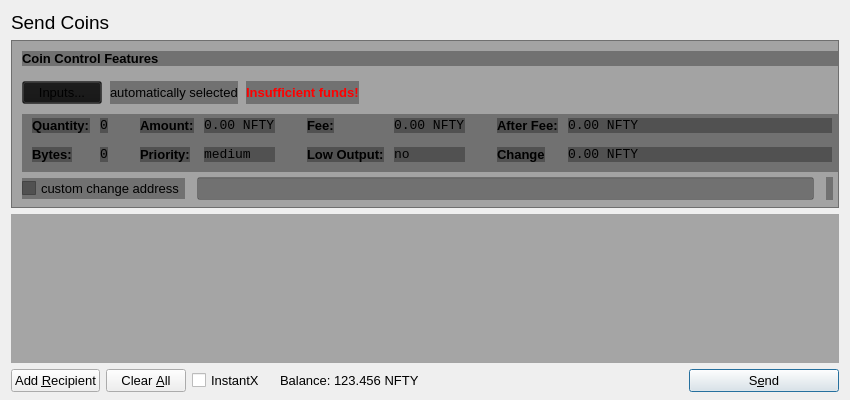
<?xml version="1.0" encoding="UTF-8"?>
<ui version="4.0">
 <class>SendCoinsDialog</class>
 <widget class="QDialog" name="SendCoinsDialog">
  <property name="geometry">
   <rect>
    <x>0</x>
    <y>0</y>
    <width>850</width>
    <height>400</height>
   </rect>
  </property>
  <property name="windowTitle">
   <string>Send Coins</string>
  </property>
  <property name="styleSheet">
   <string notr="true"/>
  </property>
  <layout class="QVBoxLayout" name="verticalLayout" stretch="0,0,1,0">
   <property name="bottomMargin">
    <number>8</number>
   </property>
   <item>
    <widget class="QLabel" name="label_2">
     <property name="font">
      <font>
       <pointsize>14</pointsize>
      </font>
     </property>
     <property name="text">
      <string>Send Coins</string>
     </property>
    </widget>
   </item>
   <item>
    <widget class="QFrame" name="frameCoinControl">
     <property name="sizePolicy">
      <sizepolicy hsizetype="Expanding" vsizetype="Expanding">
       <horstretch>0</horstretch>
       <verstretch>0</verstretch>
      </sizepolicy>
     </property>
     <property name="maximumSize">
      <size>
       <width>16777215</width>
       <height>16777215</height>
      </size>
     </property>
     <property name="styleSheet">
      <string notr="true">background: transparent;
background-color: rgb(20, 20, 20, 0.35);
</string>
     </property>
     <property name="frameShape">
      <enum>QFrame::StyledPanel</enum>
     </property>
     <property name="frameShadow">
      <enum>QFrame::Sunken</enum>
     </property>
     <layout class="QVBoxLayout" name="verticalLayoutCoinControl2">
      <property name="spacing">
       <number>6</number>
      </property>
      <property name="leftMargin">
       <number>0</number>
      </property>
      <property name="topMargin">
       <number>0</number>
      </property>
      <property name="rightMargin">
       <number>0</number>
      </property>
      <property name="bottomMargin">
       <number>6</number>
      </property>
      <item>
       <layout class="QVBoxLayout" name="verticalLayoutCoinControl" stretch="0,0,0,0,1">
        <property name="spacing">
         <number>0</number>
        </property>
        <property name="leftMargin">
         <number>10</number>
        </property>
        <property name="topMargin">
         <number>10</number>
        </property>
        <item>
         <layout class="QHBoxLayout" name="horizontalLayoutCoinControl1">
          <property name="bottomMargin">
           <number>15</number>
          </property>
          <item>
           <widget class="QLabel" name="labelCoinControlFeatures">
            <property name="sizePolicy">
             <sizepolicy hsizetype="Preferred" vsizetype="Maximum">
              <horstretch>0</horstretch>
              <verstretch>0</verstretch>
             </sizepolicy>
            </property>
            <property name="font">
             <font>
              <pointsize>10</pointsize>
              <weight>75</weight>
              <bold>true</bold>
             </font>
            </property>
            <property name="styleSheet">
             <string notr="true">font-weight:bold;</string>
            </property>
            <property name="text">
             <string>Coin Control Features</string>
            </property>
           </widget>
          </item>
         </layout>
        </item>
        <item>
         <layout class="QHBoxLayout" name="horizontalLayoutCoinControl2" stretch="0,0,0,0">
          <property name="spacing">
           <number>8</number>
          </property>
          <property name="bottomMargin">
           <number>10</number>
          </property>
          <item>
           <widget class="QPushButton" name="pushButtonCoinControl">
            <property name="font">
             <font>
              <pointsize>10</pointsize>
             </font>
            </property>
            <property name="styleSheet">
             <string notr="true"/>
            </property>
            <property name="text">
             <string>Inputs...</string>
            </property>
           </widget>
          </item>
          <item>
           <widget class="QLabel" name="labelCoinControlAutomaticallySelected">
            <property name="font">
             <font>
              <pointsize>10</pointsize>
             </font>
            </property>
            <property name="text">
             <string>automatically selected</string>
            </property>
            <property name="margin">
             <number>5</number>
            </property>
           </widget>
          </item>
          <item>
           <widget class="QLabel" name="labelCoinControlInsuffFunds">
            <property name="font">
             <font>
              <pointsize>10</pointsize>
              <weight>75</weight>
              <bold>true</bold>
             </font>
            </property>
            <property name="styleSheet">
             <string notr="true">color:red;font-weight:bold;</string>
            </property>
            <property name="text">
             <string>Insufficient funds!</string>
            </property>
            <property name="margin">
             <number>5</number>
            </property>
           </widget>
          </item>
          <item>
           <spacer name="horizontalSpacerCoinControl">
            <property name="orientation">
             <enum>Qt::Horizontal</enum>
            </property>
            <property name="sizeHint" stdset="0">
             <size>
              <width>40</width>
              <height>1</height>
             </size>
            </property>
           </spacer>
          </item>
         </layout>
        </item>
        <item>
         <widget class="QWidget" name="widgetCoinControl" native="true">
          <property name="sizePolicy">
           <sizepolicy hsizetype="Preferred" vsizetype="Preferred">
            <horstretch>0</horstretch>
            <verstretch>0</verstretch>
           </sizepolicy>
          </property>
          <property name="minimumSize">
           <size>
            <width>0</width>
            <height>0</height>
           </size>
          </property>
          <property name="styleSheet">
           <string notr="true"/>
          </property>
          <layout class="QHBoxLayout" name="horizontalLayoutCoinControl5">
           <property name="leftMargin">
            <number>0</number>
           </property>
           <property name="topMargin">
            <number>0</number>
           </property>
           <property name="rightMargin">
            <number>0</number>
           </property>
           <property name="bottomMargin">
            <number>0</number>
           </property>
           <item>
            <layout class="QHBoxLayout" name="horizontalLayoutCoinControl3" stretch="0,0,0,1">
             <property name="spacing">
              <number>20</number>
             </property>
             <property name="topMargin">
              <number>0</number>
             </property>
             <property name="bottomMargin">
              <number>10</number>
             </property>
             <item>
              <layout class="QFormLayout" name="formLayoutCoinControl1">
               <property name="horizontalSpacing">
                <number>10</number>
               </property>
               <property name="verticalSpacing">
                <number>14</number>
               </property>
               <property name="leftMargin">
                <number>10</number>
               </property>
               <property name="topMargin">
                <number>4</number>
               </property>
               <property name="rightMargin">
                <number>6</number>
               </property>
               <item row="0" column="0">
                <widget class="QLabel" name="labelCoinControlQuantityText">
                 <property name="font">
                  <font>
                   <pointsize>10</pointsize>
                   <weight>75</weight>
                   <bold>true</bold>
                  </font>
                 </property>
                 <property name="styleSheet">
                  <string notr="true">font-weight:bold;</string>
                 </property>
                 <property name="text">
                  <string>Quantity:</string>
                 </property>
                 <property name="margin">
                  <number>0</number>
                 </property>
                </widget>
               </item>
               <item row="0" column="1">
                <widget class="QLabel" name="labelCoinControlQuantity">
                 <property name="font">
                  <font>
                   <family>Monospace</family>
                   <pointsize>10</pointsize>
                  </font>
                 </property>
                 <property name="cursor">
                  <cursorShape>IBeamCursor</cursorShape>
                 </property>
                 <property name="contextMenuPolicy">
                  <enum>Qt::ActionsContextMenu</enum>
                 </property>
                 <property name="text">
                  <string>0</string>
                 </property>
                 <property name="margin">
                  <number>0</number>
                 </property>
                 <property name="textInteractionFlags">
                  <set>Qt::LinksAccessibleByMouse|Qt::TextSelectableByKeyboard|Qt::TextSelectableByMouse</set>
                 </property>
                </widget>
               </item>
               <item row="1" column="0">
                <widget class="QLabel" name="labelCoinControlBytesText">
                 <property name="font">
                  <font>
                   <pointsize>10</pointsize>
                   <weight>75</weight>
                   <bold>true</bold>
                  </font>
                 </property>
                 <property name="styleSheet">
                  <string notr="true">font-weight:bold;</string>
                 </property>
                 <property name="text">
                  <string>Bytes:</string>
                 </property>
                </widget>
               </item>
               <item row="1" column="1">
                <widget class="QLabel" name="labelCoinControlBytes">
                 <property name="font">
                  <font>
                   <family>Monospace</family>
                   <pointsize>10</pointsize>
                  </font>
                 </property>
                 <property name="cursor">
                  <cursorShape>IBeamCursor</cursorShape>
                 </property>
                 <property name="contextMenuPolicy">
                  <enum>Qt::ActionsContextMenu</enum>
                 </property>
                 <property name="text">
                  <string>0</string>
                 </property>
                 <property name="textInteractionFlags">
                  <set>Qt::LinksAccessibleByMouse|Qt::TextSelectableByKeyboard|Qt::TextSelectableByMouse</set>
                 </property>
                </widget>
               </item>
              </layout>
             </item>
             <item>
              <layout class="QFormLayout" name="formLayoutCoinControl2">
               <property name="horizontalSpacing">
                <number>10</number>
               </property>
               <property name="verticalSpacing">
                <number>14</number>
               </property>
               <property name="leftMargin">
                <number>6</number>
               </property>
               <property name="topMargin">
                <number>4</number>
               </property>
               <property name="rightMargin">
                <number>6</number>
               </property>
               <item row="0" column="0">
                <widget class="QLabel" name="labelCoinControlAmountText">
                 <property name="font">
                  <font>
                   <pointsize>10</pointsize>
                   <weight>75</weight>
                   <bold>true</bold>
                  </font>
                 </property>
                 <property name="styleSheet">
                  <string notr="true">font-weight:bold;</string>
                 </property>
                 <property name="text">
                  <string>Amount:</string>
                 </property>
                 <property name="margin">
                  <number>0</number>
                 </property>
                </widget>
               </item>
               <item row="0" column="1">
                <widget class="QLabel" name="labelCoinControlAmount">
                 <property name="font">
                  <font>
                   <family>Monospace</family>
                   <pointsize>10</pointsize>
                  </font>
                 </property>
                 <property name="cursor">
                  <cursorShape>IBeamCursor</cursorShape>
                 </property>
                 <property name="contextMenuPolicy">
                  <enum>Qt::ActionsContextMenu</enum>
                 </property>
                 <property name="text">
                  <string>0.00 NFTY</string>
                 </property>
                 <property name="textInteractionFlags">
                  <set>Qt::LinksAccessibleByMouse|Qt::TextSelectableByKeyboard|Qt::TextSelectableByMouse</set>
                 </property>
                </widget>
               </item>
               <item row="1" column="0">
                <widget class="QLabel" name="labelCoinControlPriorityText">
                 <property name="font">
                  <font>
                   <pointsize>10</pointsize>
                   <weight>75</weight>
                   <bold>true</bold>
                  </font>
                 </property>
                 <property name="styleSheet">
                  <string notr="true">font-weight:bold;</string>
                 </property>
                 <property name="text">
                  <string>Priority:</string>
                 </property>
                </widget>
               </item>
               <item row="1" column="1">
                <widget class="QLabel" name="labelCoinControlPriority">
                 <property name="font">
                  <font>
                   <family>Monospace</family>
                   <pointsize>10</pointsize>
                  </font>
                 </property>
                 <property name="cursor">
                  <cursorShape>IBeamCursor</cursorShape>
                 </property>
                 <property name="contextMenuPolicy">
                  <enum>Qt::ActionsContextMenu</enum>
                 </property>
                 <property name="text">
                  <string>medium</string>
                 </property>
                 <property name="textInteractionFlags">
                  <set>Qt::LinksAccessibleByMouse|Qt::TextSelectableByKeyboard|Qt::TextSelectableByMouse</set>
                 </property>
                </widget>
               </item>
              </layout>
             </item>
             <item>
              <layout class="QFormLayout" name="formLayoutCoinControl3">
               <property name="horizontalSpacing">
                <number>10</number>
               </property>
               <property name="verticalSpacing">
                <number>14</number>
               </property>
               <property name="leftMargin">
                <number>6</number>
               </property>
               <property name="topMargin">
                <number>4</number>
               </property>
               <property name="rightMargin">
                <number>6</number>
               </property>
               <item row="0" column="0">
                <widget class="QLabel" name="labelCoinControlFeeText">
                 <property name="font">
                  <font>
                   <pointsize>10</pointsize>
                   <weight>75</weight>
                   <bold>true</bold>
                  </font>
                 </property>
                 <property name="styleSheet">
                  <string notr="true">font-weight:bold;</string>
                 </property>
                 <property name="text">
                  <string>Fee:</string>
                 </property>
                 <property name="margin">
                  <number>0</number>
                 </property>
                </widget>
               </item>
               <item row="0" column="1">
                <widget class="QLabel" name="labelCoinControlFee">
                 <property name="font">
                  <font>
                   <family>Monospace</family>
                   <pointsize>10</pointsize>
                  </font>
                 </property>
                 <property name="cursor">
                  <cursorShape>IBeamCursor</cursorShape>
                 </property>
                 <property name="contextMenuPolicy">
                  <enum>Qt::ActionsContextMenu</enum>
                 </property>
                 <property name="text">
                  <string>0.00 NFTY</string>
                 </property>
                 <property name="textInteractionFlags">
                  <set>Qt::LinksAccessibleByMouse|Qt::TextSelectableByKeyboard|Qt::TextSelectableByMouse</set>
                 </property>
                </widget>
               </item>
               <item row="1" column="0">
                <widget class="QLabel" name="labelCoinControlLowOutputText">
                 <property name="font">
                  <font>
                   <pointsize>10</pointsize>
                   <weight>75</weight>
                   <bold>true</bold>
                  </font>
                 </property>
                 <property name="styleSheet">
                  <string notr="true">font-weight:bold;</string>
                 </property>
                 <property name="text">
                  <string>Low Output:</string>
                 </property>
                </widget>
               </item>
               <item row="1" column="1">
                <widget class="QLabel" name="labelCoinControlLowOutput">
                 <property name="font">
                  <font>
                   <family>Monospace</family>
                   <pointsize>10</pointsize>
                  </font>
                 </property>
                 <property name="cursor">
                  <cursorShape>IBeamCursor</cursorShape>
                 </property>
                 <property name="contextMenuPolicy">
                  <enum>Qt::ActionsContextMenu</enum>
                 </property>
                 <property name="text">
                  <string>no</string>
                 </property>
                 <property name="textInteractionFlags">
                  <set>Qt::LinksAccessibleByMouse|Qt::TextSelectableByKeyboard|Qt::TextSelectableByMouse</set>
                 </property>
                </widget>
               </item>
              </layout>
             </item>
             <item>
              <layout class="QFormLayout" name="formLayoutCoinControl4">
               <property name="horizontalSpacing">
                <number>10</number>
               </property>
               <property name="verticalSpacing">
                <number>14</number>
               </property>
               <property name="leftMargin">
                <number>6</number>
               </property>
               <property name="topMargin">
                <number>4</number>
               </property>
               <property name="rightMargin">
                <number>6</number>
               </property>
               <item row="0" column="0">
                <widget class="QLabel" name="labelCoinControlAfterFeeText">
                 <property name="font">
                  <font>
                   <pointsize>10</pointsize>
                   <weight>75</weight>
                   <bold>true</bold>
                  </font>
                 </property>
                 <property name="styleSheet">
                  <string notr="true">font-weight:bold;</string>
                 </property>
                 <property name="text">
                  <string>After Fee:</string>
                 </property>
                 <property name="margin">
                  <number>0</number>
                 </property>
                </widget>
               </item>
               <item row="0" column="1">
                <widget class="QLabel" name="labelCoinControlAfterFee">
                 <property name="font">
                  <font>
                   <family>Monospace</family>
                   <pointsize>10</pointsize>
                  </font>
                 </property>
                 <property name="cursor">
                  <cursorShape>IBeamCursor</cursorShape>
                 </property>
                 <property name="contextMenuPolicy">
                  <enum>Qt::ActionsContextMenu</enum>
                 </property>
                 <property name="text">
                  <string>0.00 NFTY</string>
                 </property>
                 <property name="textInteractionFlags">
                  <set>Qt::LinksAccessibleByMouse|Qt::TextSelectableByKeyboard|Qt::TextSelectableByMouse</set>
                 </property>
                </widget>
               </item>
               <item row="1" column="0">
                <widget class="QLabel" name="labelCoinControlChangeText">
                 <property name="font">
                  <font>
                   <pointsize>10</pointsize>
                   <weight>75</weight>
                   <bold>true</bold>
                  </font>
                 </property>
                 <property name="styleSheet">
                  <string notr="true">font-weight:bold;</string>
                 </property>
                 <property name="text">
                  <string>Change</string>
                 </property>
                </widget>
               </item>
               <item row="1" column="1">
                <widget class="QLabel" name="labelCoinControlChange">
                 <property name="font">
                  <font>
                   <family>Monospace</family>
                   <pointsize>10</pointsize>
                  </font>
                 </property>
                 <property name="cursor">
                  <cursorShape>IBeamCursor</cursorShape>
                 </property>
                 <property name="contextMenuPolicy">
                  <enum>Qt::ActionsContextMenu</enum>
                 </property>
                 <property name="text">
                  <string>0.00 NFTY</string>
                 </property>
                 <property name="textInteractionFlags">
                  <set>Qt::LinksAccessibleByMouse|Qt::TextSelectableByKeyboard|Qt::TextSelectableByMouse</set>
                 </property>
                </widget>
               </item>
              </layout>
             </item>
            </layout>
           </item>
          </layout>
         </widget>
        </item>
        <item>
         <layout class="QHBoxLayout" name="horizontalLayoutCoinControl4" stretch="0,0,0">
          <property name="spacing">
           <number>12</number>
          </property>
          <property name="sizeConstraint">
           <enum>QLayout::SetDefaultConstraint</enum>
          </property>
          <property name="topMargin">
           <number>5</number>
          </property>
          <property name="rightMargin">
           <number>5</number>
          </property>
          <item>
           <widget class="QCheckBox" name="checkBoxCoinControlChange">
            <property name="font">
             <font>
              <pointsize>10</pointsize>
             </font>
            </property>
            <property name="text">
             <string>custom change address</string>
            </property>
           </widget>
          </item>
          <item>
           <widget class="QLineEdit" name="lineEditCoinControlChange">
            <property name="enabled">
             <bool>false</bool>
            </property>
            <property name="sizePolicy">
             <sizepolicy hsizetype="Expanding" vsizetype="Fixed">
              <horstretch>0</horstretch>
              <verstretch>0</verstretch>
             </sizepolicy>
            </property>
            <property name="font">
             <font>
              <pointsize>10</pointsize>
             </font>
            </property>
           </widget>
          </item>
          <item>
           <widget class="QLabel" name="labelCoinControlChangeLabel">
            <property name="sizePolicy">
             <sizepolicy hsizetype="Preferred" vsizetype="Expanding">
              <horstretch>0</horstretch>
              <verstretch>0</verstretch>
             </sizepolicy>
            </property>
            <property name="minimumSize">
             <size>
              <width>0</width>
              <height>0</height>
             </size>
            </property>
            <property name="text">
             <string/>
            </property>
            <property name="margin">
             <number>3</number>
            </property>
           </widget>
          </item>
         </layout>
        </item>
        <item>
         <spacer name="verticalSpacerCoinControl">
          <property name="orientation">
           <enum>Qt::Vertical</enum>
          </property>
          <property name="sizeHint" stdset="0">
           <size>
            <width>800</width>
            <height>1</height>
           </size>
          </property>
         </spacer>
        </item>
       </layout>
      </item>
     </layout>
    </widget>
   </item>
   <item>
    <widget class="QScrollArea" name="scrollArea">
     <property name="styleSheet">
      <string notr="true">background: transparent;
background-color: rgb(20, 20, 20, 0.19);
</string>
     </property>
     <property name="widgetResizable">
      <bool>true</bool>
     </property>
     <widget class="QWidget" name="scrollAreaWidgetContents">
      <property name="geometry">
       <rect>
        <x>0</x>
        <y>0</y>
        <width>830</width>
        <height>133</height>
       </rect>
      </property>
      <layout class="QVBoxLayout" name="verticalLayout_2">
       <property name="leftMargin">
        <number>0</number>
       </property>
       <property name="topMargin">
        <number>0</number>
       </property>
       <property name="rightMargin">
        <number>0</number>
       </property>
       <property name="bottomMargin">
        <number>0</number>
       </property>
       <item>
        <layout class="QVBoxLayout" name="entries">
         <property name="spacing">
          <number>6</number>
         </property>
        </layout>
       </item>
       <item>
        <spacer name="verticalSpacer">
         <property name="orientation">
          <enum>Qt::Vertical</enum>
         </property>
         <property name="sizeHint" stdset="0">
          <size>
           <width>20</width>
           <height>40</height>
          </size>
         </property>
        </spacer>
       </item>
      </layout>
     </widget>
    </widget>
   </item>
   <item>
    <layout class="QHBoxLayout" name="horizontalLayout">
     <item>
      <widget class="QPushButton" name="addButton">
       <property name="font">
        <font>
         <pointsize>10</pointsize>
        </font>
       </property>
       <property name="toolTip">
        <string>Send to multiple recipients at once</string>
       </property>
       <property name="text">
        <string>Add &amp;Recipient</string>
       </property>
       <property name="autoDefault">
        <bool>false</bool>
       </property>
      </widget>
     </item>
     <item>
      <widget class="QPushButton" name="clearButton">
       <property name="sizePolicy">
        <sizepolicy hsizetype="Minimum" vsizetype="Fixed">
         <horstretch>0</horstretch>
         <verstretch>0</verstretch>
        </sizepolicy>
       </property>
       <property name="font">
        <font>
         <pointsize>10</pointsize>
        </font>
       </property>
       <property name="toolTip">
        <string>Remove all transaction fields</string>
       </property>
       <property name="text">
        <string>Clear &amp;All</string>
       </property>
       <property name="autoRepeatDelay">
        <number>300</number>
       </property>
       <property name="autoDefault">
        <bool>false</bool>
       </property>
      </widget>
     </item>
     <item>
      <layout class="QHBoxLayout" name="horizontalLayout_2">
       <property name="spacing">
        <number>3</number>
       </property>
       <item>
        <widget class="QCheckBox" name="checkInstantX">
         <property name="enabled">
          <bool>true</bool>
         </property>
         <property name="minimumSize">
          <size>
           <width>85</width>
           <height>0</height>
          </size>
         </property>
         <property name="font">
          <font>
           <pointsize>10</pointsize>
          </font>
         </property>
         <property name="styleSheet">
          <string notr="true"/>
         </property>
         <property name="text">
          <string>InstantX</string>
         </property>
        </widget>
       </item>
       <item>
        <widget class="QLabel" name="label">
         <property name="sizePolicy">
          <sizepolicy hsizetype="Preferred" vsizetype="Fixed">
           <horstretch>0</horstretch>
           <verstretch>0</verstretch>
          </sizepolicy>
         </property>
         <property name="font">
          <font>
           <pointsize>10</pointsize>
          </font>
         </property>
         <property name="styleSheet">
          <string notr="true"/>
         </property>
         <property name="text">
          <string>Balance:</string>
         </property>
        </widget>
       </item>
       <item>
        <widget class="QLabel" name="labelBalance">
         <property name="sizePolicy">
          <sizepolicy hsizetype="Preferred" vsizetype="Fixed">
           <horstretch>0</horstretch>
           <verstretch>0</verstretch>
          </sizepolicy>
         </property>
         <property name="font">
          <font>
           <pointsize>10</pointsize>
          </font>
         </property>
         <property name="cursor">
          <cursorShape>IBeamCursor</cursorShape>
         </property>
         <property name="styleSheet">
          <string notr="true"/>
         </property>
         <property name="text">
          <string>123.456 NFTY</string>
         </property>
         <property name="textInteractionFlags">
          <set>Qt::LinksAccessibleByMouse|Qt::TextSelectableByKeyboard|Qt::TextSelectableByMouse</set>
         </property>
        </widget>
       </item>
      </layout>
     </item>
     <item>
      <spacer name="horizontalSpacer">
       <property name="orientation">
        <enum>Qt::Horizontal</enum>
       </property>
       <property name="sizeHint" stdset="0">
        <size>
         <width>40</width>
         <height>20</height>
        </size>
       </property>
      </spacer>
     </item>
     <item>
      <widget class="QPushButton" name="sendButton">
       <property name="minimumSize">
        <size>
         <width>150</width>
         <height>0</height>
        </size>
       </property>
       <property name="font">
        <font>
         <pointsize>10</pointsize>
        </font>
       </property>
       <property name="toolTip">
        <string>Confirm the send action</string>
       </property>
       <property name="text">
        <string>S&amp;end</string>
       </property>
       <property name="icon">
        <iconset resource="../bitcoin.qrc">
         <normaloff>:/icons/send</normaloff>:/icons/send</iconset>
       </property>
       <property name="default">
        <bool>true</bool>
       </property>
      </widget>
     </item>
    </layout>
   </item>
  </layout>
 </widget>
 <resources>
  <include location="../bitcoin.qrc"/>
 </resources>
 <connections/>
</ui>
